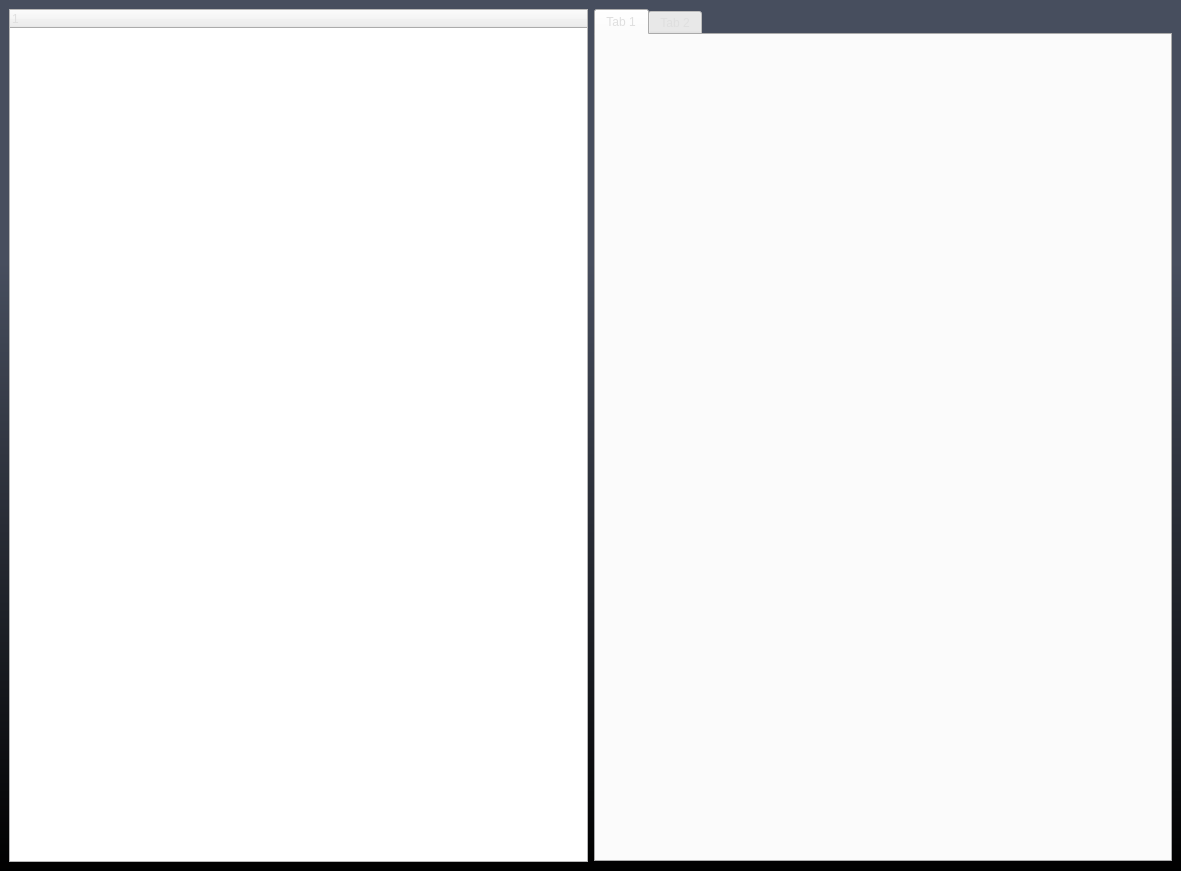
<?xml version="1.0" encoding="UTF-8"?>
<ui version="4.0">
 <class>ThreadInjection</class>
 <widget class="QMainWindow" name="ThreadInjection">
  <property name="windowModality">
   <enum>Qt::NonModal</enum>
  </property>
  <property name="geometry">
   <rect>
    <x>0</x>
    <y>0</y>
    <width>1181</width>
    <height>871</height>
   </rect>
  </property>
  <property name="contextMenuPolicy">
   <enum>Qt::NoContextMenu</enum>
  </property>
  <property name="windowTitle">
   <string>ThreadInjection</string>
  </property>
  <property name="styleSheet">
   <string notr="true">#centralwidget{background: qlineargradient(x1:1,y1:1,x2:1,y2:0,stop:0 #000000, stop:0.7 #474e5e);}
QWidget{color: rgb(223, 223, 223);}
QPushButton{border-radius: 3px;border:0px solid transparent;background-color:rgba(88,88,88,150);color:#DDDDDD;height:24;}
QPushButton:hover{background: qlineargradient(x1:1,y1:1,x2:1,y2:0,stop:0 #f4716e, stop:0.5 transparent);}
QPushButton:pressed{background: qlineargradient(x1:1,y1:1,x2:1,y2:0,stop:0 #42f875, stop:0.5 transparent);}
QPushButton::disabled{background-color:#7d7d7d;}</string>
  </property>
  <property name="toolButtonStyle">
   <enum>Qt::ToolButtonIconOnly</enum>
  </property>
  <widget class="QWidget" name="centralwidget">
   <layout class="QGridLayout" name="gridLayout">
    <property name="leftMargin">
     <number>9</number>
    </property>
    <property name="topMargin">
     <number>9</number>
    </property>
    <property name="rightMargin">
     <number>9</number>
    </property>
    <property name="bottomMargin">
     <number>9</number>
    </property>
    <property name="horizontalSpacing">
     <number>6</number>
    </property>
    <property name="verticalSpacing">
     <number>0</number>
    </property>
    <item row="0" column="0">
     <widget class="QTreeWidget" name="treeWidget_all_process">
      <column>
       <property name="text">
        <string notr="true">1</string>
       </property>
      </column>
     </widget>
    </item>
    <item row="0" column="1">
     <widget class="QTabWidget" name="tabWidget_process_info">
      <widget class="QWidget" name="tab">
       <attribute name="title">
        <string>Tab 1</string>
       </attribute>
      </widget>
      <widget class="QWidget" name="tab_2">
       <attribute name="title">
        <string>Tab 2</string>
       </attribute>
      </widget>
     </widget>
    </item>
   </layout>
  </widget>
 </widget>
 <resources/>
 <connections/>
</ui>
